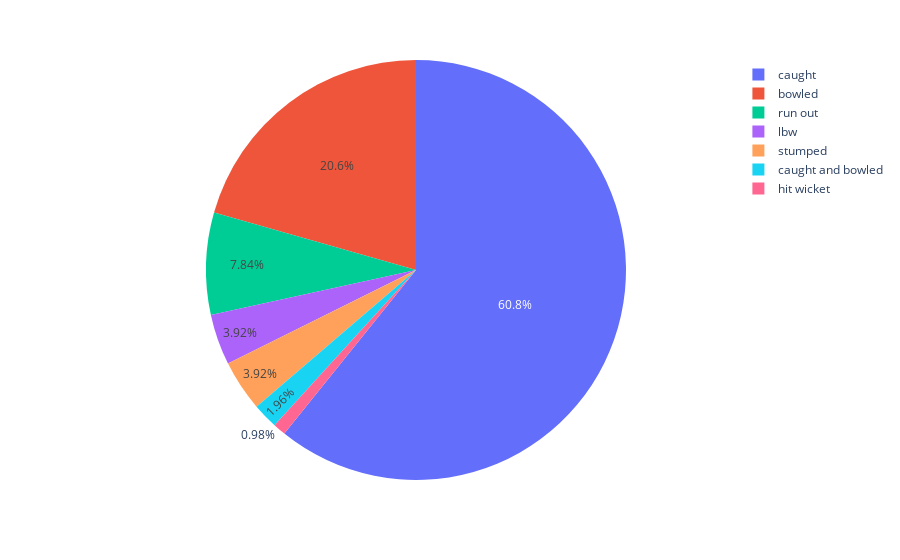

The notebook cell this image was saved under:
### Code cell
fig.show()

### Figure 1 — Plotly figure (JSON) as saved in the notebook; plotly's stock layout.template omitted (floating-point values rounded to 4 significant figures)
{"data": [{"domain": {"x": [0, 1], "y": [0, 1]}, "hovertemplate": "index=%{label}<br>dismissal_kind=%{value}<extra></extra>", "labels": ["caught", "bowled", "run out", "lbw", "stumped", "caught and bowled", "hit wicket"], "legendgroup": "", "name": "", "showlegend": true, "type": "pie", "values": [62, 21, 8, 4, 4, 2, 1]}], "layout": {"legend": {"tracegroupgap": 0}, "margin": {"t": 60}}}
